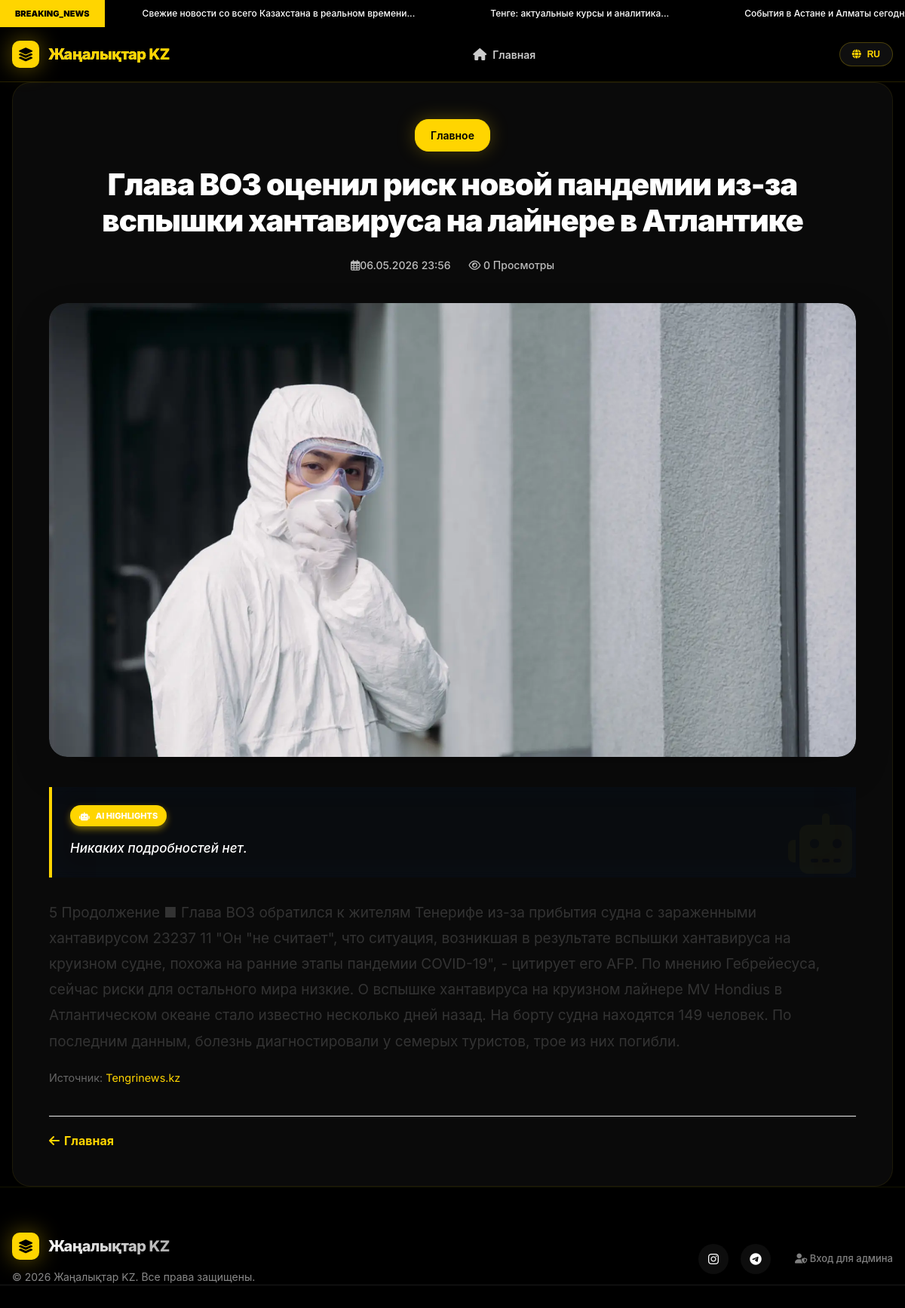
The page /news/2 on the database its author committed.
### app/models.py (models this page shows, shortened)
class Category(db.Model):
    id = db.Column(db.Integer, primary_key=True)
    code = db.Column(db.String(50), unique=True, nullable=False)
    news = db.relationship('News', backref='category', lazy='dynamic')

class News(db.Model):
    id = db.Column(db.Integer, primary_key=True)
    category_id = db.Column(db.Integer, db.ForeignKey('category.id'), nullable=False)
    title_kk = db.Column(db.String(200), nullable=False)
    title_ru = db.Column(db.String(200), nullable=False)
    title_en = db.Column(db.String(200), nullable=False)
    content_kk = db.Column(db.Text, nullable=False)
    content_ru = db.Column(db.Text, nullable=False)
    content_en = db.Column(db.Text, nullable=False)
    summary_kk = db.Column(db.Text, nullable=True)
    summary_ru = db.Column(db.Text, nullable=True)
    summary_en = db.Column(db.Text, nullable=True)
    image_filename = db.Column(db.String(200), nullable=True)
    source_name = db.Column(db.String(100), nullable=True)
    original_url = db.Column(db.String(500), unique=True, nullable=True)
    views = db.Column(db.Integer, default=0)
    created_at = db.Column(db.DateTime, default=datetime.utcnow, index=True)

### app/routes.py (the view)
@main.route('/news/<int:news_id>')
def news_detail(news_id):
    news_item = News.query.get_or_404(news_id)
    news_item.views += 1
    db.session.commit()
    return render_template('news.html', news=news_item)

### app/__init__.py (called while the page is built)
def create_app(config_class=Config):
    app = Flask(__name__)
    app.config.from_object(config_class)
    db.init_app(app)
    login_manager.init_app(app)
    os.makedirs(app.config['UPLOAD_FOLDER'], exist_ok=True)
    from app.routes import main
    from app.admin import admin_bp
    app.register_blueprint(main)
    app.register_blueprint(admin_bp, url_prefix='/admin')
    from app.translations import get_translation
    def to_kz_time(dt):
        if dt:
            return dt + timedelta(hours=5)
        return dt
    @app.context_processor
    def inject_translations():
        def _(key):
            lang = session.get('lang', 'ru')
            return get_translation(lang, key)
        return dict(
            _=_,
            current_lang=lambda: session.get('lang', 'ru'),
            to_kz_time=to_kz_time
        )
    return app

### app/translations.py (called while the page is built)
def get_translation(lang, key):
    return TRANSLATIONS.get(key, {}).get(lang, key)

### app/templates/news.html
{% extends "base.html" %}
{% block content %}
<div class="container single-news-container">
    <div class="single-news-card">
        <header class="single-header">
            <span class="category-pill active" style="display:inline-flex; margin-bottom: 20px;">
                {{ _(news.category.code) }}
            </span>
            <h1 class="single-title">
                {% if current_lang() == 'kk' %}{{ news.title_kk }}
                {% elif current_lang() == 'ru' %}{{ news.title_ru }}
                {% else %}{{ news.title_en }}
                {% endif %}
            </h1>
            <div class="single-meta">
                <span><i class="far fa-calendar-alt"></i>{{ to_kz_time(news.created_at).strftime('%d.%m.%Y %H:%M') }}</span>
                <span><i class="far fa-eye"></i> {{ news.views }} {{ _('views') }}</span>
            </div>
        </header>
        {% if news.image_filename %}
        <div class="featured-img-wrapper">
            <img src="{{ url_for('static', filename='images/uploads/' ~ news.image_filename) }}" alt="News image">
        </div>
        {% endif %}
        <div class="ai-highlights">
            <div class="ai-badge">
                <i class="fas fa-robot"></i> AI Highlights
            </div>
            <div class="ai-summary">
                {% if current_lang() == 'kk' %}{{ news.summary_kk or 'Аударма қолжетімсіз.' }}
                {% elif current_lang() == 'ru' %}{{ news.summary_ru or 'Никаких подробностей нет.' }}
                {% else %}{{ news.summary_en or 'No details available.' }}
                {% endif %}
            </div>
        </div>
        <div class="article-content" id="newsBody">
            {% if current_lang() == 'kk' %}{{ news.content_kk | safe }}
            {% elif current_lang() == 'ru' %}{{ news.content_ru | safe }}
            {% else %}{{ news.content_en | safe }}
            {% endif %}
        </div>
        {% if news.original_url %}
        <div style="margin-top: 20px; font-size: 0.9em; color: #666;">
            Источник: <a href="{{ news.original_url }}" target="_blank" style="color: var(--primary);">{{ news.source_name }}</a>
        </div>
        {% endif %}
        <div class="back-link" style="margin-top: 40px; border-top: 1px solid #eee; padding-top: 20px;">
            <a href="{{ url_for('main.index') }}" class="read-more-btn" style="font-size: 16px;">
                <i class="fas fa-arrow-left"></i> {{ _('home') }}
            </a>
        </div>
    </div>
</div>
{% endblock %}

### app/static/css/style.css (style rules this page uses)
* { margin: 0; padding: 0; box-sizing: border-box; -webkit-font-smoothing: antialiased; }
body { font-family: 'Inter', -apple-system, BlinkMacSystemFont, "Segoe UI", Roboto, sans-serif; background-color: var(--bg-base); color: var(--text-main); line-height: 1.5; min-height: 100vh; display: flex; flex-direction: column; overflow-x: hidden; }
.container { max-width: 1300px; margin: 0 auto; padding: 0 24px; }
.category-pill { padding: 10px 20px; background: white; border-radius: 50px; text-decoration: none; color: var(--text-muted); font-weight: 600; font-size: 14px; border: 1px solid rgba(0,0,0,0.05); transition: var(--transition); display: flex; align-items: center; gap: 8px; }
.category-pill.active { background: var(--primary); color: white; border-color: var(--primary); box-shadow: 0 8px 20px var(--primary-glow); }
.read-more-btn { text-decoration: none; font-size: 14px; font-weight: 700; color: var(--primary); display: flex; align-items: center; gap: 6px; transition: var(--transition); }
.single-news-container { max-width: 900px; margin: 40px auto 80px; }
.single-news-card { background: white; border-radius: var(--radius-lg); padding: 48px; box-shadow: var(--shadow-md); }
.single-header { text-align: center; margin-bottom: 40px; }
.single-title { font-size: 40px; font-weight: 900; line-height: 1.2; letter-spacing: -1px; margin-bottom: 24px; }
.single-meta { display: flex; justify-content: center; gap: 24px; font-size: 14px; color: var(--text-muted); font-weight: 500; }
.featured-img-wrapper { width: 100%; margin: 40px 0; border-radius: var(--radius-md); overflow: hidden; box-shadow: 0 20px 50px rgba(0,0,0,0.15); }
.featured-img-wrapper img { width: 100%; display: block; }
.article-content { font-size: 19px; line-height: 1.8; color: #333; }
.ai-highlights { background: rgba(0, 86, 179, 0.03); border-left: 4px solid var(--primary); border-radius: var(--radius-md); padding: 24px; margin: 30px 0; position: relative; overflow: hidden; backdrop-filter: blur(5px); box-shadow: inset 0 0 40px rgba(0, 86, 179, 0.05); }
.ai-badge { display: inline-flex; align-items: center; gap: 8px; background: var(--primary); color: white; padding: 6px 12px; border-radius: 20px; font-size: 11px; font-weight: 800; text-transform: uppercase; margin-bottom: 16px; box-shadow: 0 4px 10px var(--primary-glow); }
.ai-summary { font-size: 17px; line-height: 1.6; color: var(--text-main); font-weight: 500; font-style: italic; }
.ai-highlights::before { content: '\f544'; font-family: 'Font Awesome 6 Free'; font-weight: 900; position: absolute; right: -10px; bottom: -15px; font-size: 80px; color: var(--primary); opacity: 0.03; pointer-events: none; }
:root { --primary: #ffd500; --primary-glow: rgba(255, 213, 0, 0.45); --accent: #ffea00; --text-main: #ffffff; --text-muted: #bdbdbd; --bg-base: #000000; --bg-secondary: #050505; --bg-card: #0a0a0a; --glass-bg: rgba(0,0,0,0.92); --glass-border: rgba(255,255,255,0.04); }
body { background: #000000 !important; color: white; }
.news-card, .hero-card, .sidebar-widget, .single-news-card { background: #0a0a0a !important; border: 1px solid rgba(255,213,0,0.08); box-shadow: 0 10px 40px rgba(0,0,0,0.8); }
.news-title, .hero-title, .single-title, .widget-title, .section-title h2 { color: #ffffff; }
.category-pill { background: #111111; color: #d1d5db; border: 1px solid rgba(255,255,0,0.08); }
.category-pill.active { background: #ffd500; color: black; border-color: #ffd500; box-shadow: 0 0 25px rgba(255,213,0,0.25); }
.news-desc, .news-date, .hero-meta, .single-meta, .trending-info p { color: #bdbdbd; }
.read-more-btn { color: #ffd500 !important; }
a { color: inherit; }
body { background: #000; color: #fff; }
a { text-decoration: none; }
.news-card, .hero-card, .sidebar-widget, .single-news-card, .category-pill, .search-input, .search-btn, .lang-btn, .lang-dropdown, .news-image img, .featured-img-wrapper, .featured-img-wrapper img { border-radius: 24px !important; }
.category-pill { border-radius: 18px !important; }
.container { max-width: 1300px; margin: 0 auto; padding: 0 16px; width: 100%; }

### rows shown on the page
News: title_ru "Глава ВОЗ оценил риск новой пандемии из-за вспышки хантавируса на лайнере в Атлантике", created_at "06.05.2026 23:56", views "0", image_filename (picture), summary_ru "Никаких подробностей нет.", content_ru "5 Продолжение ■ Глава ВОЗ обратился к жителям Тенерифе из-за прибытия судна с зараженными хантавирусом 23237 11 \"Он \"не считает\", что ситуация, возникшая в результате вспышки хантавируса на круизном судне, похожа на ранние этапы пандемии COVID-19\", - цитирует его AFP. По мнению Гебрейесуса, сейчас риски для остального мира низкие. О вспышке хантавируса на круизном лайнере MV Hondius в Атлантическом океане стало известно несколько дней назад. На борту судна находятся 149 человек. По последним данным, болезнь диагностировали у семерых туристов, трое из них погибли.", source_name "Tengrinews.kz"

### other values the page prints
{{ current_lang() | upper }} "RU"
